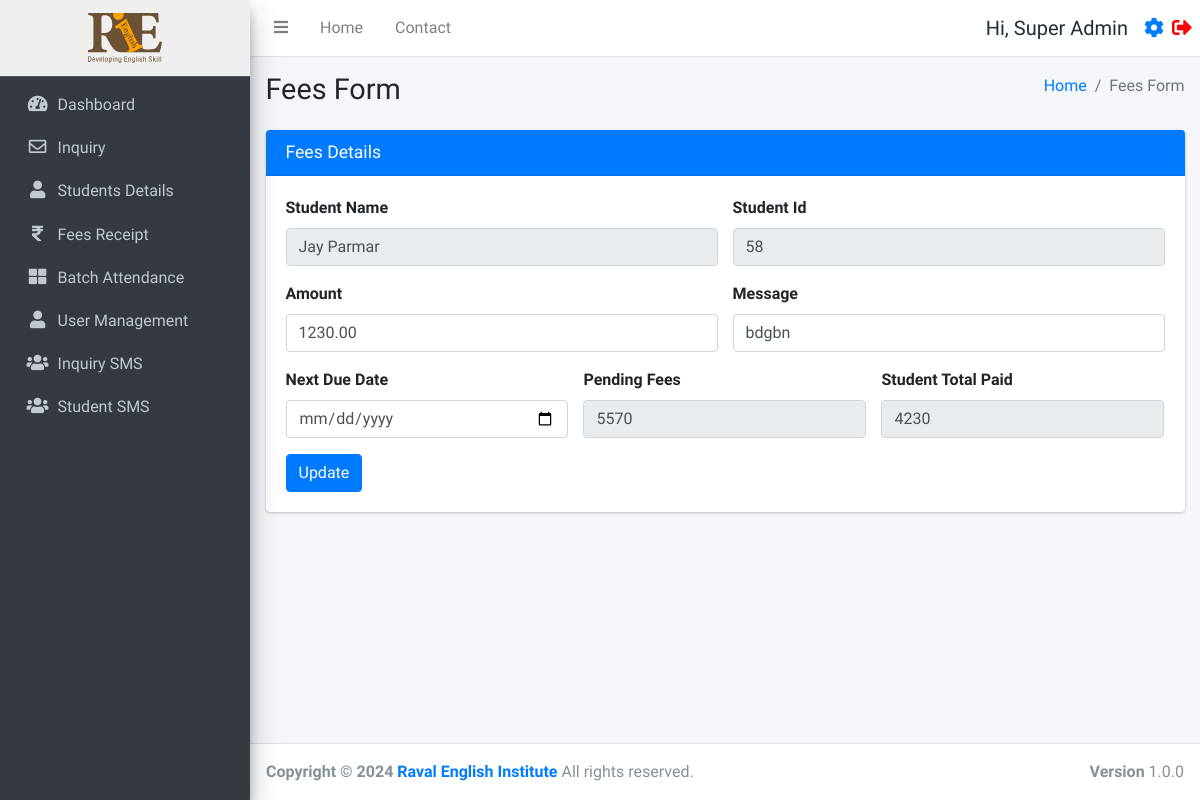
/feesform.php?id=10 (signed in), run on an earlier commit of the app's database.
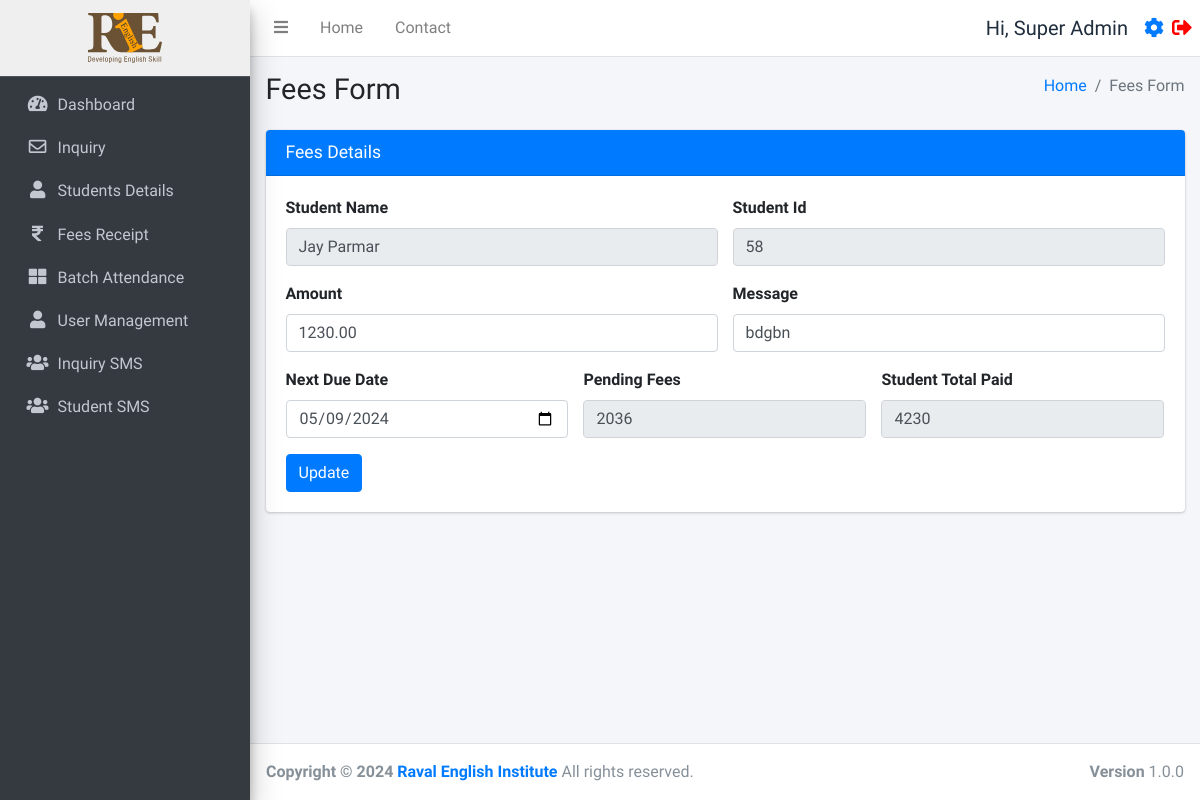
And on a later commit of the database.
### tables this page shows
CREATE TABLE `studentinfo` (
  `id` int(11) NOT NULL,
  `name` varchar(255) DEFAULT NULL,
  `batch` int(11) DEFAULT NULL,
  `batch_name` varchar(255) DEFAULT NULL,
  `father_name` varchar(255) DEFAULT NULL,
  `mother_name` varchar(255) DEFAULT NULL,
  `dob` date DEFAULT NULL,
  `gender` varchar(50) DEFAULT NULL,
  `mobile_number` varchar(15) DEFAULT NULL,
  `fee_status` int(10) DEFAULT 0,
  `profession` varchar(100) DEFAULT NULL,
  `address` varchar(255) DEFAULT NULL,
  `admission_time` date DEFAULT NULL,
  `due_date` date DEFAULT NULL,
  `created_at` datetime NOT NULL DEFAULT current_timestamp(),
  `pending_fees` int(10) DEFAULT 0,
  `discount` int(10) NOT NULL,
  `total_fees` int(11) NOT NULL,
  `paid_fees` int(11) NOT NULL,
  `father_number` varchar(50) NOT NULL,
  `home_number` varchar(50) NOT NULL,
  `reference` varchar(200) DEFAULT NULL,
  `father_profession` varchar(200) DEFAULT NULL,
  `workplace_address` varchar(255) DEFAULT NULL,
  `aadharcard_number` varchar(20) DEFAULT NULL,
  `joining_purpose` varchar(255) DEFAULT NULL,
  `extratime_daily` varchar(255) DEFAULT NULL,
  `gmail_id` varchar(255) DEFAULT NULL
);

CREATE TABLE `receipt` (
  `id` int(11) NOT NULL,
  `student_id` int(11) NOT NULL,
  `amount` decimal(10,2) NOT NULL,
  `payment_date` date NOT NULL,
  `due_date` date DEFAULT NULL,
  `message` varchar(255) DEFAULT NULL,
  `created_at` timestamp NOT NULL DEFAULT current_timestamp()
);

### function.php (called while the page is built, shortened)
<?php
require_once('db.php');
function selectFromTable($tableName, $columns, $whereConditions) {
    global $db;
    try {
        $sql = "SELECT " . implode(', ', $columns) . " FROM $tableName";
        if (!empty($whereConditions)) {
            $sql .= " WHERE " . implode(' AND ', array_map(function ($col) {
                return "$col = :$col";
            }, array_keys($whereConditions)));
        }
        $stmt = $db->prepare($sql);
        foreach ($whereConditions as $col => $value) {
            $stmt->bindValue(":$col", $value);
        }
        $stmt->execute();
        return $stmt->fetchAll(PDO::FETCH_ASSOC);
    } catch (PDOException $e) {
        return false;
    }
}
?>

### feesform.php (the view, shortened to what the changed rows need)
<!DOCTYPE html>
<html lang="en">
<head>
    <link href="https://cdnjs.cloudflare.com/ajax/libs/select2/4.0.13/css/select2.min.css" rel="stylesheet" />
</head>
<?php
include ('./header.php');
require_once ('function.php');
$editMode = isset($_GET['editMode']) ? $_GET['editMode'] === 'true' : false;
$studentId = $_GET['student_id'] ?? '';
$amount = '';
$message = '';
if (isset($_GET['id'])) {
    $editMode = true;
    $feeDetails = selectFromTable('receipt', ['student_id', 'amount', 'message', 'payment_date', 'due_date'], ['id' => $_GET['id']]);
    if ($feeDetails) {
        $studentId = $feeDetails[0]['student_id'];
        $amount = $feeDetails[0]['amount'];
        $message = $feeDetails[0]['message'];
        $dueDate = $feeDetails[0]['due_date'];
    }
}
$students = selectFromTable('studentinfo', ['id', 'name', 'pending_fees', 'total_fees', 'paid_fees', 'due_date'], []);
$selectedStudent = array_filter($students, function ($student) use ($studentId) {
    return $student['id'] == $studentId;
});
$selectedStudent = $selectedStudent ? array_values($selectedStudent)[0] : null;
$isFullyPaid = $selectedStudent && $selectedStudent['pending_fees'] == 0;
?>
<div class="content-wrapper">
    <div class="content-header">
        <div class="container-fluid">
            <div class="row mb-2">
                <div class="col-sm-6">
                    <h1 class="m-0">Fees Form</h1>
                </div>
            </div>
        </div>
    </div>
    <section class="content">
        <div class="container-fluid">
            <div class="row">
                <div class="col-md-12">
                    <div class="card card-primary">
                        <form id="inquiryForm" method="POST" action="feesrequest.php">
                            <div class="card-body">
                                <div class="row">
                                    <div class="col-md-6">
                                        <div class="form-group">
                                            <label for="student_name">Student Name</label>
                                            <input type="text" class="form-control" id="student_name"
                                                name="student_name"
                                                value="<?php echo htmlspecialchars($selectedStudent['name'] ?? ''); ?>"
                                                readonly>
                                        </div>
                                    </div>
                                    <div class="col-md-6">
                                        <div class="form-group">
                                            <label for="student_id">Student Id</label>
                                            <input type="text" class="form-control" id="student_id" name="student_id"
                                                value="<?php echo htmlspecialchars($studentId); ?>" readonly>
                                        </div>
                                    </div>
                                </div>
                                <?php if ($isFullyPaid && !$editMode): ?>
                                    <div class="alert alert-success text-center" role="alert">
                                        This student has fully paid all fees.
                                    </div>
                                <?php else: ?>
                                    <div class="row">
                                        <div class="col-md-6">
                                            <div class="form-group">
                                                <label for="amount">Amount</label>
                                                <input type="number" class="form-control" id="amount" name="amount"
                                                    placeholder="Enter Amount" required
                                                    value="<?php echo htmlspecialchars($amount); ?>">
                                            </div>
                                        </div>
                                        <div class="col-md-6">
                                            <div class="form-group">
                                                <label for="message">Message</label>
                                                <input type="text" class="form-control" id="message" name="message"
                                                    placeholder="Enter Message"
                                                    value="<?php echo htmlspecialchars($message); ?>">
                                            </div>
                                        </div>
                                    </div>
                                    <div class="row">
                                        <div class="col-md-4">
                                            <div class="form-group">
                                                <label for="due_date">Next Due Date</label>
                                                <input type="date" class="form-control" id="due_date" name="due_date"
                                                    value="<?php echo htmlspecialchars($dueDate ?? ''); ?>">
                                            </div>
                                        </div>
                                        <div class="col-md-4">
                                            <div class="form-group">
                                                <label for="pending_fees">Pending Fees</label>
                                                <input type="text" class="form-control" id="pending_fees"
                                                    name="pending_fees"
                                                    value="<?php echo htmlspecialchars($selectedStudent['pending_fees'] ?? '0'); ?>"
                                                    readonly>
                                            </div>
                                        </div>
                                        <div class="col-md-4">
                                            <div class="form-group">
                                                <label for="total_paid">Student Total Paid</label>
                                                <input type="text" class="form-control" id="total_paid" name="total_paid"
                                                    value="<?php echo htmlspecialchars($selectedStudent['paid_fees'] ?? '0'); ?>"
                                                    readonly>
                                            </div>
                                        </div>
                                    </div>
                                <?php endif; ?>
                            </div>
                        </form>
                    </div>
                </div>
            </div>
        </div>
    </section>
</div>
<?php include ('./footer.php'); ?>

What changed in the data, as far as the page shows it:
changed studentinfo "Jay Parmar": pending_fees "5570" → "2036"
changed receipt "bdgbn": due_date (not shown) → "05/09/2024"
